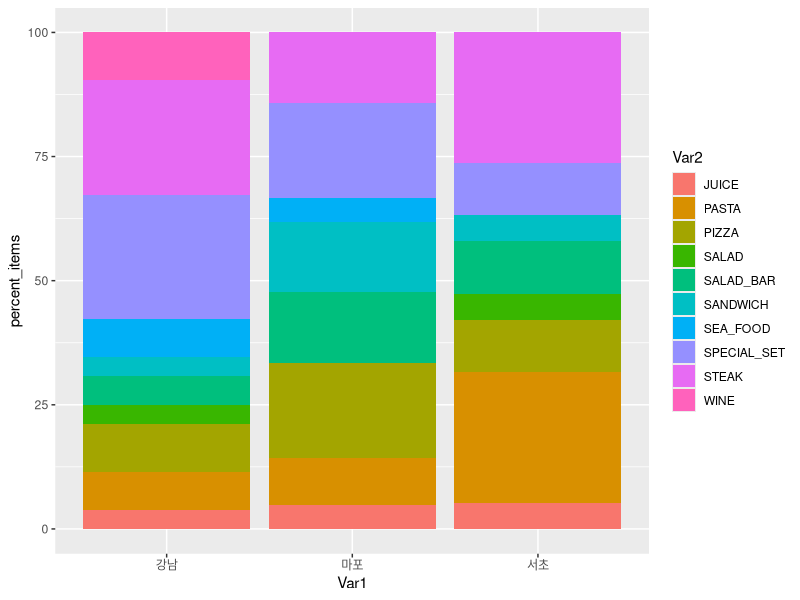
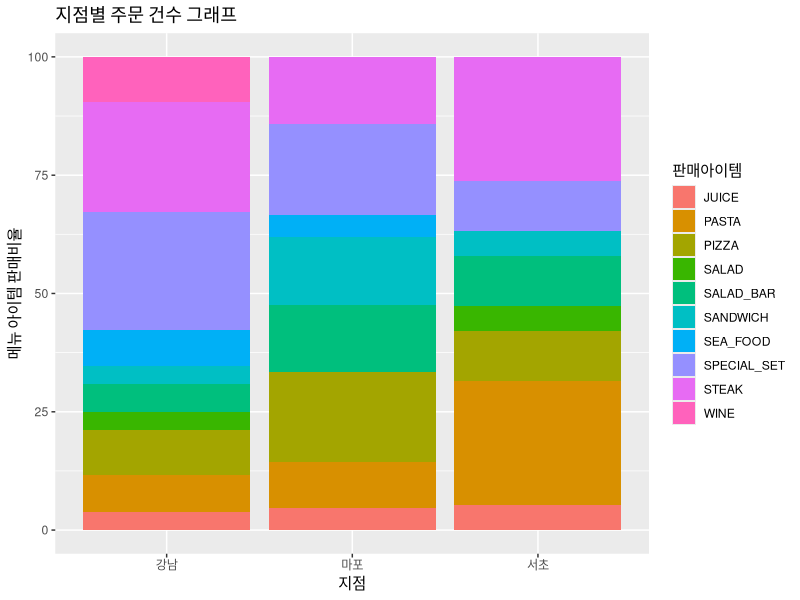
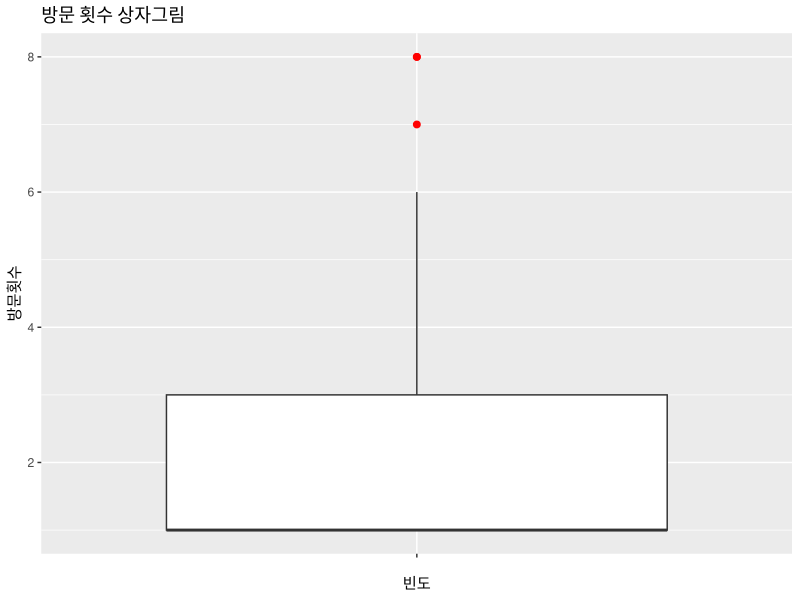
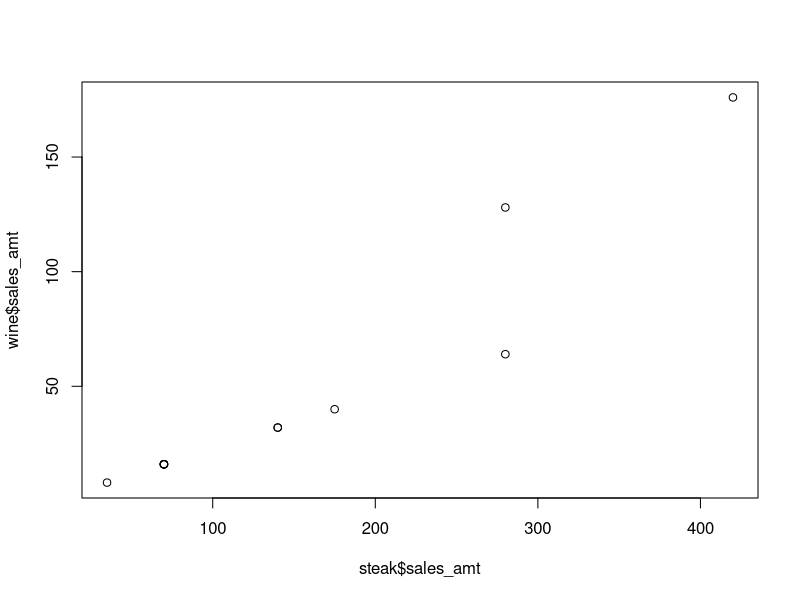

Write the R code that produced these figures, in order.
# 데이터 준비
library(readxl)
library(ggplot2)
library(dplyr)

customer_r <- read_excel("customer_r.xlsx")
reservation_r <- read_excel("reservation_r.xlsx")
order_info_r <- read_excel("order_info_r.xlsx")
item_r <- read_excel("item_r.xlsx")

colnames(customer_r) <- tolower(colnames(customer_r))
colnames(reservation_r) <- tolower(colnames(reservation_r))
colnames(order_info_r) <- tolower(colnames(order_info_r))
colnames(item_r) <- tolower(colnames(item_r))

# 지점별 예약 건수 빈도표
table(reservation_r$branch)


# 가설 : 전체 예약 건과 예약 완료 건 비율이 유사할 것이다.
# 주문 취소되지 않은 경우만 선택
no_cancel_data <- reservation_r %>% filter(cancel=="N")

# 주문 취소되지 않은 예약 건의 부서별 빈도표
table(no_cancel_data$branch)


# 가설 : 주요 지점들의 메뉴 아이템 매출 구성은 비슷할 것이다.
# 전처리
# reserv_no를 키로 예약, 주문 테이블 연결
df_f_join_1 <- inner_join(reservation_r, order_info_r, by="reserv_no")

# item_id를 키로 df_f_join_1과 메뉴 정보 테이블 연결
df_f_join_2 <- inner_join(df_f_join_1, item_r, by="item_id")

head(df_f_join_2)           # 테이블 세 개가 이너 조인된 것을 확인

# 강남, 마포, 서초 지점만 선택
df_branch_sales <- df_f_join_2 %>% filter(branch=="강남"|branch=="마포"|branch=="서초") %>% group_by(branch, product_name) %>% summarise(sales_amt=sum(sales)/1000)

df_branch_sales


# 교차 빈도 분석: 지점별 메뉴 아이템 주문 비율은?
# reserv_no를 키로 예약, 주문 테이블 연결
df_f_join_1 <- inner_join(reservation_r, order_info_r, by="reserv_no")

# item_id를 키로 df_f_join_1, 메뉴 정보 테이블 연결
df_f_join_2 <- inner_join(df_f_join_1, item_r, by="item_id")

# 주요 지점만 선택
df_branch_items <- df_f_join_2 %>% filter(branch=="강남"|branch=="마포"|branch=="서초")

# 교차 빈도표 생성
table(df_branch_items$branch, df_branch_items$product_name)

# 데이터 프레임 형태로 구조형 변환
df_branch_items_table <- as.data.frame(table(df_branch_items$branch, df_branch_items$product_name))

df_branch_items_table

# 데이터 분석을 위해 데이터 가공
df_branch_items_percent <- df_branch_items_table %>% group_by(df_branch_items_table$ Var1 ) %>% mutate(percent_items=Freq/sum(Freq)*100)        # 주문 비율을 계산해서 열 생성

head(df_branch_items_percent)           # percentage 열이 생성된 것 확인

# 데이터 그리기
# 누적 막대 그래프를 그려 gg변수에 담음
gg <- ggplot(df_branch_items_percent, aes(x=Var1, y=percent_items, group=Var1, fill=Var2))+geom_bar(stat="identity")    # branch=Var1, product_name=Var2, 빈도=Freq

gg

# 제목과 범례 이름 지정
gg <- gg + labs(title="지점별 주문 건수 그래프", x="지점", y="메뉴 아이템 판매비율", fill="판매아이템")

gg


#------------------------고객 현황 파악하기----------------------#
# 가설 : 우리 레스토랑은 여러번 방문하는 고객이 다수이며, 이들이 많은 매출을 일으킬 것이다.
# 테이블조인
# reserv_no를 키로 예약, 주문 테이블 연결
df_rfm_join_1 <- inner_join(reservation_r, order_info_r, by="reserv_no")

head(df_rfm_join_1)

# 고객 번호별 방문 횟수(F)와 매출(M) 정리
df_rfm_data <- df_rfm_join_1 %>% group_by(customer_id) %>% summarise(visit_sum=n_distinct(reserv_no), sales_sum=sum(sales)/1000) %>% arrange(customer_id)

df_rfm_data

summary(df_rfm_data)

# 상자 그림 그리기
ggplot(df_rfm_data, aes(x="", y=visit_sum))+geom_boxplot(width=0.8, outlier.size=2, outlier.colour="red")+labs(title="방문 횟수 상자그림", x="빈도", y="방문횟수")


# 방문 횟수 60%와 90%에 해당하는 분위수 찾기
quantile(df_rfm_data$visit_sum, probs=c(0.6, 0.9))

# 매출 60%와 90%에 해당하는 분위수 찾기
quantile(df_rfm_data$sales_sum, probs=c(0.6, 0.9))

# 총 방문 횟수와 총 매출 합
total_sum_data <- df_rfm_data %>% summarise(t_visit_sum=sum(visit_sum), t_sales_sum=sum(sales_sum))

# 우수 고객 이상의 방문 횟수와 매출 합
loyalty_sum_data <- df_rfm_data %>% summarise(l_visit_sum=sum(ifelse(visit_sum>2, visit_sum,0)), l_sales_sum=sum(ifelse(sales_sum>135, sales_sum, 0)))

# 차지하는 비율 확인
loyalty_sum_data/total_sum_data


# ----------------상관 분석 : 스테이크와 와인은 관계가 있을까?----------------------#
# 귀무 가설 : 스테이크와 와인의 매출은 상관관계가 없다.
# 대립 가설 : 스테이크와 와인의 매출은 상관관계가 있다.

# 1-1. 데이터 처리 : 동시 주문 건 찾기
# reserv_no를 키로, 예약, 주문 테이블 연결
df_f_join_1 <- inner_join(reservation_r, order_info_r, by="reserv_no")

# item_id를 키로, df_f_join_1과 메뉴 정보 테이블 연결
df_f_join_2 <- inner_join(df_f_join_1, item_r, by="item_id")

target_item <- c("M0005", "M0009")          # 스테이크와 와인

# 스테이크와 메뉴 아이템 동시 주문 여부 확인
df_stime_order <- df_f_join_2 %>% filter((item_id %in% target_item)) %>% group_by(reserv_no) %>% mutate(order_cnt=n()) %>% distinct(branch, reserv_no, order_cnt) %>% filter(order_cnt==2) %>% arrange(branch)

# 동시 주문한 경우의 예약번호 데이터셋
df_stime_order

# 1-2. 데이터 처리 : 메뉴 아이템별 매출 계산
# 동시 주문한 예약 번호만 담는 stime_order 변수 생성
stime_order_rsv_no <- df_stime_order$reserv_no

# 동시 주문 예약 번호이면서 스테이크와 와인일 경우만 선택
df_stime_sales <- df_f_join_2 %>% filter((reserv_no %in% stime_order_rsv_no) & (item_id %in% target_item)) %>% group_by(reserv_no, product_name) %>% summarise(sales_amt=sum(sales)/1000) %>% arrange(product_name, reserv_no)

# 동시 주문 12건이므로 매출 합계 24개 생성(스테이크+와인)
df_stime_sales


steak <- df_stime_sales %>% filter(product_name=="STEAK")   # 스테이크 정보만 담음
wine <- df_stime_sales %>% filter(product_name=="WINE")     # 와인 정보만 담음

# 데이터 그리기
plot(steak$sales_amt, wine$sales_amt)

# 상관 분석하기
cor.test(steak$sales_amt, wine$sales_amt)